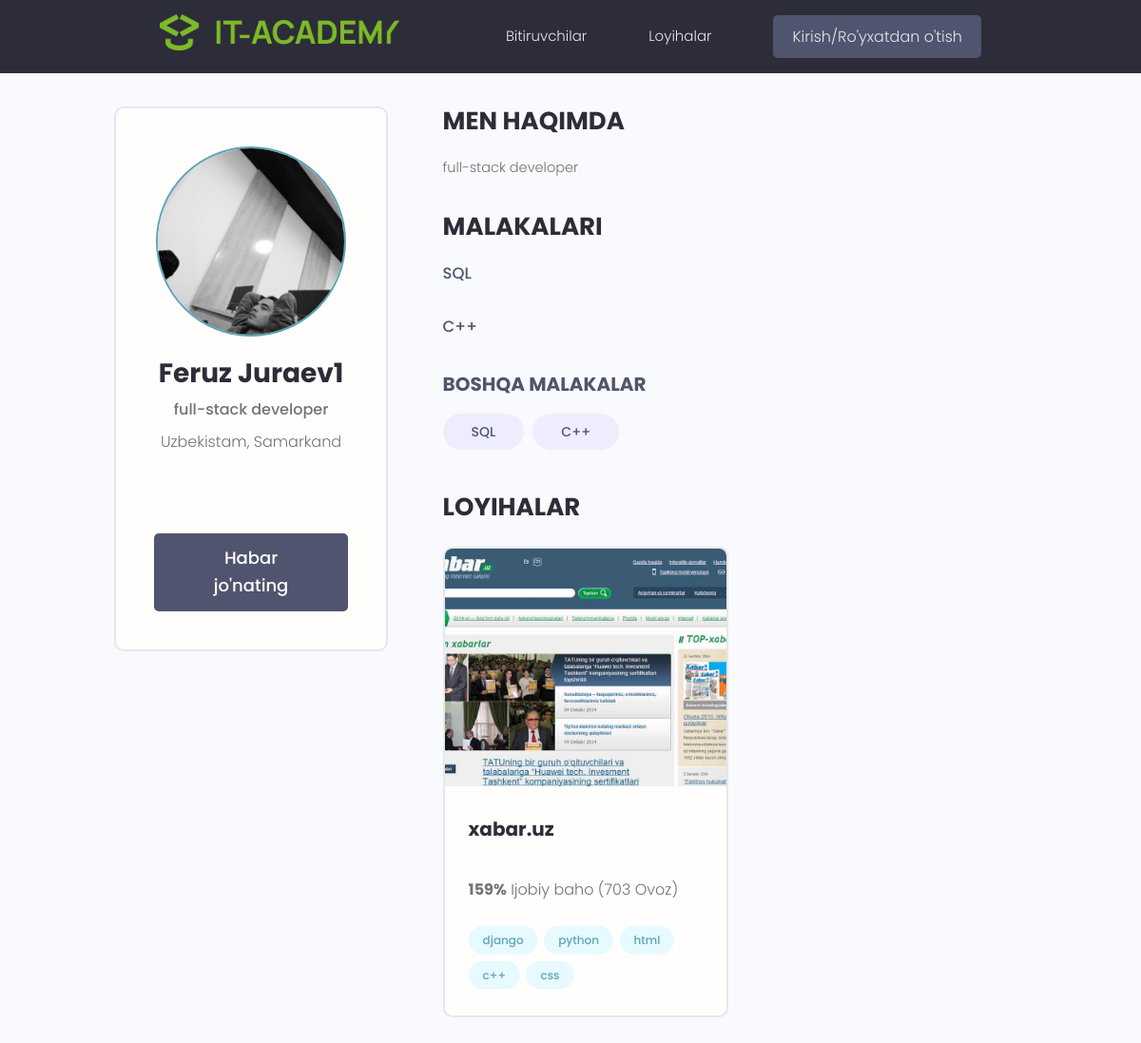
/profile/bf7a19c1-87df-4b69-a717-6fb3a8f19cd0/, run on the app's committed database.
### users/models.py (models this page shows, shortened)
class Profil(models.Model):
    user = models.OneToOneField(User, on_delete=models.CASCADE, null=True, blank=True )
    name = models.CharField(max_length=150, null=True, blank=True)
    email = models.EmailField(max_length=150, null=True, blank=True)
    info = models.CharField(max_length=200, null=True, blank=True)
    location = models.CharField(max_length=200, null=True, blank=True)
    bio= models.TextField(null=True, blank=True)
    image = models.ImageField(upload_to='profils/', default='profils/default_profile.webp')
    social_github = models.CharField(max_length=200, null=True, blank=True)
    social_instagram = models.CharField(max_length=50, null=True, blank=True)
    social_tegramm = models.CharField(max_length=50, null=True, blank=True)
    tag_skills = models.ManyToManyField('Skill', blank=True, related_name='prof_skill')
    id = models.UUIDField(default=uuid.uuid4, unique=True, primary_key=True, editable=False)
    created = models.DateTimeField(auto_now=True)

class Skill(models.Model):
    user = models.ForeignKey(Profil, on_delete=models.CASCADE, null=True, blank=True)
    name= models.CharField(max_length=200, null=True, blank=True)
    description = models.TextField(null=True, blank=True)
    id = models.UUIDField(default=uuid.uuid4, unique=True, primary_key=True, editable=False)
    created = models.DateTimeField(auto_now=True)

### project/models.py (models this page shows, shortened)
class Project(models.Model):
    user = models.ForeignKey(Profil, on_delete=models.SET_NULL, null=True, blank=True)
    title = models.CharField(max_length=250)
    description = models.TextField(null=True, blank=True)
    image = models.ImageField(upload_to='projects/', blank=True, null=True,  default='images/it.png')
    demo_link = models.CharField(max_length=400, null=True, blank=True)
    source_link = models.CharField(max_length=400, null=True, blank=True)
    created = models.DateTimeField(auto_now=True)
    vote_count = models.IntegerField(default=0)
    vote_ratio = models.IntegerField(default=0)
    id = models.UUIDField(default=uuid.uuid4, unique=True, primary_key=True, editable=False)
    tag = models.ManyToManyField('Tag', blank = True, related_name="proj_tag")

class Tag(models.Model):
    name = models.CharField(max_length=100)
    created = models.DateTimeField(auto_now=True)
    id = models.UUIDField(default=uuid.uuid4, unique=True, primary_key=True, editable=False)

### users/views.py (the view)
# urls.py: path('profile/<uuid:pk>/', views.profile, name='profile'),
def profile(request, pk):
    one_user =Profil.objects.get(id=pk)
    context = {
        'one_user':one_user,
    }
    return render(request, 'users/profile.html', context)

### users/templates/users/profile.html (shortened to what this page needs)
{% extends "main.html" %}
{% load static%}
{% block content %}
  <main class="profile my-md">
    <div class="container">
      <div class="layout">
        <div class="column column--1of3">
          <div class="card text-center">
            <div class="card__body dev">
              <img class="avatar avatar--xl" src="{{ one_user.image.url }}" />
              <h2 class="dev__name">{{one_user.name}}</h2>
              <p class="dev__title">{{one_user.info}}</p>
              <p class="dev__location">{{one_user.location}}</p>
              <ul class="dev__social">
              </ul>
              <a href="#" class="btn btn--sub btn--lg">Habar jo'nating </a>
            </div>
          </div>
        </div>
        <div class="column column--2of3">
          <div class="devInfo">
            <h3 class="devInfo__title">Men haqimda</h3>
            <p class="devInfo__about">{{one_user.bio}}</p>
          </div>
          <div class="devInfo">
            <h3 class="devInfo__title">Malakalari</h3>
            <div class="devInfo__skills">
              {% for skill in one_user.tag_skills.all %}
              <div class="devSkill">
                <h4 class="devSkill__title">{{skill.name}}</h4>
                <p class="devSkill__info">{{skill.description}}</p>
              </div>
              {% endfor %}
              <h3 class="devInfo__subtitle">Boshqa malakalar</h3>
              <div class="devInfo__otherSkills">
                {% for skill in one_user.tag_skills.all %}
                <span class="tag tag--pill tag--sub tag--lg">
                  <small>{{skill.name}}</small>
                </span>
                {% endfor %}
              </div>
            </div>
          </div>
          <div class="devInfo">
            <h3 class="devInfo__title">Loyihalar</h3>
            <div class="grid grid--two">
              {% for user_project in  one_user.project_set.all%}
              <div class="column">
                <div class="card project">
                  <a href="{% url 'project' user_project.id %}" class="project">
                    <img class="project__thumbnail" src="{{ user_project.image.url}}" alt="project thumbnail" />
                    <div class="card__body">
                      <h3 class="project__title">{{user_project.title}}</h3>
                      <p><a class="project__author" href="{% url 'profile' user_project.id %}">{{user_project.name}}</a></p>
                      <p class="project--rating">
                        <span style="font-weight: bold;">{{user_project.vote_ratio}}%</span> Ijobiy baho ({{user_project.vote_count}} Ovoz)
                      </p>
                      <div class="project__tags">
                        {% for pr_tags in user_project.tag.all %}
                        <span class="tag tag--pill tag--main">
                          <small>{{pr_tags.name}}</small>
                        </span>
                        {% endfor %}
                      </div>
                    </div>
                  </a>
                </div>
              </div>
              {%endfor%}
            </div>
          </div>
        </div>
      </div>
    </div>
  </main>
{% endblock content %}

### static/styles/app.css (style rules this page uses)
:root { --color-sub: #2d2d39; }
.btn--sub { background-color: var(--color-sub-light); }
.card { border: 2px solid var(--color-light); }
img { width: 100%; }
.profile .card > .dev { padding: 4rem; }
.dev__name { color: var(--color-sub); font-size: 2.8rem; font-weight: 700; margin-top: 1rem; margin-bottom: 0.5rem; }
.dev__title { font-size: 1.6rem; font-weight: 500; line-height: 1.3; }
.dev__location { margin-top: 1rem; }
.dev__social { margin: 3rem 0; list-style: none; display: flex; justify-content: center; gap: 1.5rem; }
.devInfo { margin-bottom: 3rem; }
.devInfo__title, .devInfo__subtitle { font-size: 2.6rem; color: var(--color-sub); text-transform: uppercase; font-weight: 700; margin-bottom: 1.5rem; }
.devInfo__subtitle { font-size: 2rem; color: var(--color-sub-light); }
.devInfo__about, .devSkill__info { font-size: 1.45rem; line-height: 1.7; text-align: justify; }
.devSkill { margin-bottom: 3rem; }
.devSkill__title { font-size: 1.65rem; font-weight: 500; color: var(--color-sub-light); }
@media screen and (min-width: 700px) { .devSkill { display: flex; justify-content: space-between; gap: 3rem; } }
@media screen and (min-width: 700px) { .devSkill__info { flex-basis: 80%; } }
.project--rating { margin-bottom: 1.6em; margin-top: .5em; }
.project__thumbnail { height: 25rem; object-fit: cover; object-position: top center; }
.project__title { font-size: 2rem; font-weight: 700; color: var(--color-sub); }

### static/uikit/styles/modules/_variables.css (style rules this page uses)
:root { --color-main: #5aa5b9; --color-main-light: #e6faff; --color-sub: #3f4156; --color-sub-light: #51546e; --color-sub-lighter: #ededfd; --color-text: #737373; --color-gray: #8b8b8b; --color-light: #e5e7eb; --color-light-gray: #767676; --color-bg: #f8fafd; --color-white: #fffefd; --color-white-light: #f3f3f3; --color-success: #359e64; --color-success-bg: #def8e8; --color-error: #fc4b0b; --color-error-bg: #fff2ee; --font-base: 'Poppins', arial, helvetica, 'Segoe UI', roboto, ubuntu, sans-serif; --font-monospace: 'Fira Code', 'Courier New', courier, monospace; --font-regular: 300; --font-medium: 500; --font-bold: 700; --generic-shadow: 1px 1px 5px #00000010; --generic-transition: all 0.3s ease-in-out; }

### static/uikit/styles/modules/_base.css (style rules this page uses)
* { margin: 0; padding: 0; box-sizing: border-box; text-rendering: optimizeLegibility; color: inherit; font-size: inherit; }
html { font-size: 50%; }
@media only screen and (min-width: 480px) { html { font-size: 56.25%; } }
@media only screen and (min-width: 1200px) { html { font-size: 62.5%; } }
body { line-height: 1.6; font-weight: 400; font-size: 1.5rem; color: var(--color-text); background-color: var(--color-bg); min-height: 100vh; }

### static/uikit/styles/modules/_typography.css (style rules this page uses)
* { font-family: var(--font-base); }
h2 { font-size: 3.6rem; font-weight: var(--font-bold); }
h3 { font-size: 3.2rem; font-weight: var(--font-medium); }
h4 { font-size: 2.8rem; font-weight: var(--font-medium); }
p, span, strong { font-size: 1.6rem; color: var(--color-text); font-weight: var(--font-regular); }
a { padding-bottom: 2px; text-decoration: none; display: inline-block; color: var(--color-main); font-weight: var(--font-medium); }

### static/uikit/styles/modules/_utilities.css (style rules this page uses)
.container { width: 92%; max-width: 165rem; margin: 0 auto; box-sizing: border-box; }
@media screen and (min-width: 1000px) { .container { width: 90%; } }
@media screen and (min-width: 1200px) { .container { width: 80%; } }
.text-center { text-align: center; }
.my-md { margin: 3rem auto; }

### static/uikit/styles/modules/_avatar.css (style rules this page uses)
.avatar { border-radius: 50%; border: 2px solid var(--color-main); object-fit: cover; }
.avatar--xl { height: 20rem; width: 20rem; }

### static/uikit/styles/modules/_button.css (style rules this page uses)
.btn { display: inline-block; position: relative; cursor: pointer; background-color: var(--color-light); font-weight: var(--font-medium); color: var(--color-sub); text-decoration: none; padding: 1rem 2rem; border-radius: 0.5rem; border: none; width: -webkit-fit-content; width: -moz-fit-content; width: fit-content; height: -webkit-fit-content; height: -moz-fit-content; height: fit-content; font-size: 1.6rem; outline-width: 0; outline-color: transparent; -webkit-backface-visibility: hidden; backface-visibility: hidden; transition: all 0.3s ease-in-out; }
.btn--sub { background-color: var(--color-sub); color: var(--color-white); }
.btn--lg { font-size: 1.8rem; padding: 1.2rem 4.5rem; }

### static/uikit/styles/modules/_card.css (style rules this page uses)
.card { border-radius: 1rem; background-color: var(--color-white); border: 1.5px solid var(--color-light); width: auto; height: auto; margin-top: 0.5rem; margin-bottom: 0.5rem; overflow: hidden; }
.card__body, .card__header { padding: 2rem 2.5rem; }

### data on the page
Profil: image (picture), name "Feruz Juraev1", info "full-stack developer", location "Uzbekistam, Samarkand", bio "full-stack developer"
Skill: name "SQL"
Skill: name "C++"
Project: image (picture), title "xabar.uz", vote_ratio "159", vote_count "703"
Tag: name "django"
Tag: name "python"
Tag: name "html"
Tag: name "c++"
Tag: name "css"
